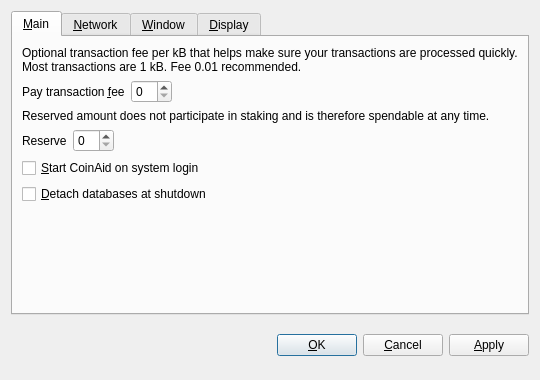
<?xml version="1.0" encoding="UTF-8"?>
<ui version="4.0">
 <class>OptionsDialog</class>
 <widget class="QDialog" name="OptionsDialog">
  <property name="geometry">
   <rect>
    <x>0</x>
    <y>0</y>
    <width>540</width>
    <height>380</height>
   </rect>
  </property>
  <property name="windowTitle">
   <string>Options</string>
  </property>
  <property name="modal">
   <bool>true</bool>
  </property>
  <layout class="QVBoxLayout" name="verticalLayout">
   <item>
    <widget class="QTabWidget" name="tabWidget">
     <property name="tabPosition">
      <enum>QTabWidget::North</enum>
     </property>
     <property name="currentIndex">
      <number>0</number>
     </property>
     <widget class="QWidget" name="tabMain">
      <attribute name="title">
       <string>&amp;Main</string>
      </attribute>
      <layout class="QVBoxLayout" name="verticalLayout_Main">
       <item>
        <widget class="QLabel" name="transactionFeeInfoLabel">
         <property name="text">
          <string>Optional transaction fee per kB that helps make sure your transactions are processed quickly. Most transactions are 1 kB. Fee 0.01 recommended.</string>
         </property>
         <property name="textFormat">
          <enum>Qt::PlainText</enum>
         </property>
         <property name="wordWrap">
          <bool>true</bool>
         </property>
        </widget>
       </item>
       <item>
        <layout class="QHBoxLayout" name="horizontalLayoutFee">
         <item>
          <widget class="QLabel" name="transactionFeeLabel">
           <property name="text">
            <string>Pay transaction &amp;fee</string>
           </property>
           <property name="textFormat">
            <enum>Qt::PlainText</enum>
           </property>
           <property name="buddy">
            <cstring>transactionFee</cstring>
           </property>
          </widget>
         </item>
         <item>
          <widget class="BitcoinAmountField" name="transactionFee"/>
         </item>
         <item>
          <spacer name="horizontalSpacerFee">
           <property name="orientation">
            <enum>Qt::Horizontal</enum>
           </property>
           <property name="sizeHint" stdset="0">
            <size>
             <width>40</width>
             <height>20</height>
            </size>
           </property>
          </spacer>
         </item>
        </layout>
       </item>
       <item>
        <widget class="QLabel" name="reserveBalanceInfoLabel">
         <property name="text">
          <string>Reserved amount does not participate in staking and is therefore spendable at any time.</string>
         </property>
         <property name="textFormat">
          <enum>Qt::PlainText</enum>
         </property>
         <property name="wordWrap">
          <bool>true</bool>
         </property>
        </widget>
       </item>
       <item>
        <layout class="QHBoxLayout" name="horizontalLayoutReserveBalance">
         <item>
          <widget class="QLabel" name="reserveBalanceLabel">
           <property name="text">
            <string>Reserve</string>
           </property>
           <property name="textFormat">
            <enum>Qt::PlainText</enum>
           </property>
           <property name="buddy">
            <cstring>reserveBalance</cstring>
           </property>
          </widget>
         </item>
         <item>
          <widget class="BitcoinAmountField" name="reserveBalance"/>
         </item>
         <item>
          <spacer name="horizontalSpacerReserveBalance">
           <property name="orientation">
            <enum>Qt::Horizontal</enum>
           </property>
           <property name="sizeHint" stdset="0">
            <size>
             <width>40</width>
             <height>20</height>
            </size>
           </property>
          </spacer>
         </item>
        </layout>
       </item>
       <item>
        <widget class="QCheckBox" name="bitcoinAtStartup">
         <property name="toolTip">
          <string>Automatically start CoinAid after logging in to the system.</string>
         </property>
         <property name="text">
          <string>&amp;Start CoinAid on system login</string>
         </property>
        </widget>
       </item>
       <item>
        <widget class="QCheckBox" name="detachDatabases">
         <property name="toolTip">
          <string>Detach block and address databases at shutdown. This means they can be moved to another data directory, but it slows down shutdown. The wallet is always detached.</string>
         </property>
         <property name="text">
          <string>&amp;Detach databases at shutdown</string>
         </property>
        </widget>
       </item>
       <item>
        <spacer name="verticalSpacer_Main">
         <property name="orientation">
          <enum>Qt::Vertical</enum>
         </property>
         <property name="sizeHint" stdset="0">
          <size>
           <width>20</width>
           <height>40</height>
          </size>
         </property>
        </spacer>
       </item>
      </layout>
     </widget>
     <widget class="QWidget" name="tabNetwork">
      <attribute name="title">
       <string>&amp;Network</string>
      </attribute>
      <layout class="QVBoxLayout" name="verticalLayout_Network">
       <item>
        <widget class="QCheckBox" name="mapPortUpnp">
         <property name="toolTip">
          <string>Automatically open the CoinAid client port on the router. This only works when your router supports UPnP and it is enabled.</string>
         </property>
         <property name="text">
          <string>Map port using &amp;UPnP</string>
         </property>
        </widget>
       </item>
       <item>
        <widget class="QCheckBox" name="connectSocks">
         <property name="toolTip">
          <string>Connect to the CoinAid network through a SOCKS proxy (e.g. when connecting through Tor).</string>
         </property>
         <property name="text">
          <string>&amp;Connect through SOCKS proxy:</string>
         </property>
        </widget>
       </item>
       <item>
        <layout class="QHBoxLayout" name="horizontalLayout_Network">
         <item>
          <widget class="QLabel" name="proxyIpLabel">
           <property name="text">
            <string>Proxy &amp;IP:</string>
           </property>
           <property name="textFormat">
            <enum>Qt::PlainText</enum>
           </property>
           <property name="buddy">
            <cstring>proxyIp</cstring>
           </property>
          </widget>
         </item>
         <item>
          <widget class="QValidatedLineEdit" name="proxyIp">
           <property name="maximumSize">
            <size>
             <width>140</width>
             <height>16777215</height>
            </size>
           </property>
           <property name="toolTip">
            <string>IP address of the proxy (e.g. 127.0.0.1)</string>
           </property>
          </widget>
         </item>
         <item>
          <widget class="QLabel" name="proxyPortLabel">
           <property name="text">
            <string>&amp;Port:</string>
           </property>
           <property name="textFormat">
            <enum>Qt::PlainText</enum>
           </property>
           <property name="buddy">
            <cstring>proxyPort</cstring>
           </property>
          </widget>
         </item>
         <item>
          <widget class="QLineEdit" name="proxyPort">
           <property name="maximumSize">
            <size>
             <width>55</width>
             <height>16777215</height>
            </size>
           </property>
           <property name="toolTip">
            <string>Port of the proxy (e.g. 9050)</string>
           </property>
          </widget>
         </item>
         <item>
          <widget class="QLabel" name="socksVersionLabel">
           <property name="text">
            <string>SOCKS &amp;Version:</string>
           </property>
           <property name="textFormat">
            <enum>Qt::PlainText</enum>
           </property>
           <property name="buddy">
            <cstring>socksVersion</cstring>
           </property>
          </widget>
         </item>
         <item>
          <widget class="QValueComboBox" name="socksVersion">
           <property name="toolTip">
            <string>SOCKS version of the proxy (e.g. 5)</string>
           </property>
          </widget>
         </item>
         <item>
          <spacer name="horizontalSpacer_Network">
           <property name="orientation">
            <enum>Qt::Horizontal</enum>
           </property>
           <property name="sizeHint" stdset="0">
            <size>
             <width>40</width>
             <height>20</height>
            </size>
           </property>
          </spacer>
         </item>
        </layout>
       </item>
       <item>
        <spacer name="verticalSpacer_Network">
         <property name="orientation">
          <enum>Qt::Vertical</enum>
         </property>
         <property name="sizeHint" stdset="0">
          <size>
           <width>20</width>
           <height>40</height>
          </size>
         </property>
        </spacer>
       </item>
      </layout>
     </widget>
     <widget class="QWidget" name="tabWindow">
      <attribute name="title">
       <string>&amp;Window</string>
      </attribute>
      <layout class="QVBoxLayout" name="verticalLayout_Window">
       <item>
        <widget class="QCheckBox" name="minimizeToTray">
         <property name="toolTip">
          <string>Show only a tray icon after minimizing the window.</string>
         </property>
         <property name="text">
          <string>&amp;Minimize to the tray instead of the taskbar</string>
         </property>
        </widget>
       </item>
       <item>
        <widget class="QCheckBox" name="minimizeOnClose">
         <property name="toolTip">
          <string>Minimize instead of exit the application when the window is closed. When this option is enabled, the application will be closed only after selecting Quit in the menu.</string>
         </property>
         <property name="text">
          <string>M&amp;inimize on close</string>
         </property>
        </widget>
       </item>
       <item>
        <spacer name="verticalSpacer_Window">
         <property name="orientation">
          <enum>Qt::Vertical</enum>
         </property>
         <property name="sizeHint" stdset="0">
          <size>
           <width>20</width>
           <height>40</height>
          </size>
         </property>
        </spacer>
       </item>
      </layout>
     </widget>
     <widget class="QWidget" name="tabDisplay">
      <attribute name="title">
       <string>&amp;Display</string>
      </attribute>
      <layout class="QVBoxLayout" name="verticalLayout_Display">
       <item>
        <layout class="QHBoxLayout" name="horizontalLayout_1_Display">
         <item>
          <widget class="QLabel" name="langLabel">
           <property name="text">
            <string>User Interface &amp;language:</string>
           </property>
           <property name="textFormat">
            <enum>Qt::PlainText</enum>
           </property>
           <property name="buddy">
            <cstring>lang</cstring>
           </property>
          </widget>
         </item>
         <item>
          <widget class="QValueComboBox" name="lang">
           <property name="toolTip">
            <string>The user interface language can be set here. This setting will take effect after restarting CoinAid.</string>
           </property>
          </widget>
         </item>
        </layout>
       </item>
       <item>
        <layout class="QHBoxLayout" name="horizontalLayout_2_Display">
         <item>
          <widget class="QLabel" name="unitLabel">
           <property name="text">
            <string>&amp;Unit to show amounts in:</string>
           </property>
           <property name="textFormat">
            <enum>Qt::PlainText</enum>
           </property>
           <property name="buddy">
            <cstring>unit</cstring>
           </property>
          </widget>
         </item>
         <item>
          <widget class="QValueComboBox" name="unit">
           <property name="toolTip">
            <string>Choose the default subdivision unit to show in the interface and when sending coins.</string>
           </property>
          </widget>
         </item>
        </layout>
       </item>
       <item>
        <widget class="QCheckBox" name="displayAddresses">
         <property name="toolTip">
          <string>Whether to show CoinAid addresses in the transaction list or not.</string>
         </property>
         <property name="text">
          <string>&amp;Display addresses in transaction list</string>
         </property>
        </widget>
       </item>
       <item>
        <widget class="QCheckBox" name="coinControlFeatures">
         <property name="toolTip">
          <string>Whether to show coin control features or not.</string>
         </property>
         <property name="text">
          <string>Display coin &amp;control features (experts only!)</string>
         </property>
        </widget>
       </item>
       <item>
        <spacer name="verticalSpacer_Display">
         <property name="orientation">
          <enum>Qt::Vertical</enum>
         </property>
         <property name="sizeHint" stdset="0">
          <size>
           <width>20</width>
           <height>40</height>
          </size>
         </property>
        </spacer>
       </item>
      </layout>
     </widget>
    </widget>
   </item>
   <item>
    <layout class="QHBoxLayout" name="horizontalLayout_Buttons">
     <item>
      <spacer name="horizontalSpacer_1">
       <property name="orientation">
        <enum>Qt::Horizontal</enum>
       </property>
       <property name="sizeHint" stdset="0">
        <size>
         <width>40</width>
         <height>48</height>
        </size>
       </property>
      </spacer>
     </item>
     <item>
      <widget class="QLabel" name="statusLabel">
       <property name="font">
        <font>
         <weight>75</weight>
         <bold>true</bold>
        </font>
       </property>
       <property name="text">
        <string/>
       </property>
       <property name="textFormat">
        <enum>Qt::PlainText</enum>
       </property>
       <property name="wordWrap">
        <bool>true</bool>
       </property>
      </widget>
     </item>
     <item>
      <spacer name="horizontalSpacer_2">
       <property name="orientation">
        <enum>Qt::Horizontal</enum>
       </property>
       <property name="sizeHint" stdset="0">
        <size>
         <width>40</width>
         <height>48</height>
        </size>
       </property>
      </spacer>
     </item>
     <item>
      <widget class="QPushButton" name="okButton">
       <property name="text">
        <string>&amp;OK</string>
       </property>
      </widget>
     </item>
     <item>
      <widget class="QPushButton" name="cancelButton">
       <property name="text">
        <string>&amp;Cancel</string>
       </property>
       <property name="autoDefault">
        <bool>false</bool>
       </property>
      </widget>
     </item>
     <item>
      <widget class="QPushButton" name="applyButton">
       <property name="text">
        <string>&amp;Apply</string>
       </property>
       <property name="autoDefault">
        <bool>false</bool>
       </property>
      </widget>
     </item>
    </layout>
   </item>
  </layout>
 </widget>
 <customwidgets>
  <customwidget>
   <class>BitcoinAmountField</class>
   <extends>QSpinBox</extends>
   <header>bitcoinamountfield.h</header>
  </customwidget>
  <customwidget>
   <class>QValueComboBox</class>
   <extends>QComboBox</extends>
   <header>qvaluecombobox.h</header>
  </customwidget>
  <customwidget>
   <class>QValidatedLineEdit</class>
   <extends>QLineEdit</extends>
   <header>qvalidatedlineedit.h</header>
  </customwidget>
 </customwidgets>
 <resources/>
 <connections/>
</ui>
